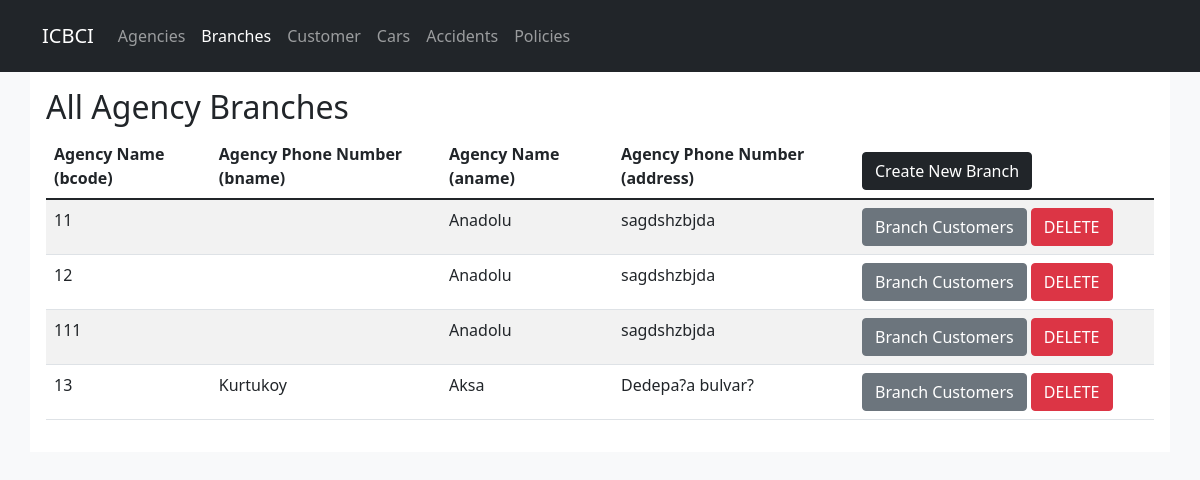
/ICBCI/branch.php, run on the app's committed database.
### tables this page shows
CREATE TABLE `agencybranches` (
  `bcode` int(11) NOT NULL,
  `bname` varchar(50) DEFAULT NULL,
  `aname` varchar(100) DEFAULT NULL,
  `address` varchar(100) DEFAULT NULL
);

### ICBCI/branch.php (the view, shortened to what this page needs)
<?php
  include "config.php";
?>
<!DOCTYPE html>
<html>
<head>
    <link href="https://cdn.jsdelivr.net/npm/bootstrap@5.1.3/dist/css/bootstrap.min.css" rel="stylesheet">
</head>
<body class="bg-light">
  <nav class="navbar navbar-expand-lg navbar-dark bg-dark p-3">
    <div class="container">
    <a class="navbar-brand" href="#">ICBCI</a>
    <div class="collapse navbar-collapse" id="navbarSupportedContent">
      <ul class="navbar-nav mr-auto">
        <li class="nav-item">
          <a class="nav-link" href="agency.php">Agencies</a>
        </li>
        <li class="nav-item">
          <a class="nav-link active" href="branch.php">Branches</a>
        </li>
        <li class="nav-item">
          <a class="nav-link" href="customer.php">Customer</a>
        </li>
        <li class="nav-item">
          <a class="nav-link" href="car.php">Cars</a>
        </li>
        <li class="nav-item">
          <a class="nav-link" href="accident.php">Accidents</a>
        </li>
        <li class="nav-item">
          <a class="nav-link" href="policy.php">Policies</a>
        </li>
      </ul>
    </div>
    </div>
  </nav>
  <div class="container bg-white p-3">
    <?php
      if(isset($_GET['aname'])) {
        echo '<h2>Branches of '.$_GET['aname'].'</h2>';
      }else{
        echo '<h2>All Agency Branches</h2>';
      }
    ?>
    <table class="table table-striped ">
      <thead>
        <tr>
          <th scope="col">Agency Name (bcode)</th>
          <th scope="col">Agency Phone Number (bname)</th>
          <th scope="col">Agency Name (aname)</th>
          <th scope="col">Agency Phone Number (address)</th>
          <th scope="col" width="300px"><a href="branch_new.php" class="btn btn-dark">Create New Branch</a></th>
        </tr>
      </thead>
      <tbody>
        <?php
        if(isset($_GET['aname'])){
          $aname = $_GET['aname'];
          $sql_statement = "SELECT * FROM agencybranches WHERE aname='$aname' ORDER BY aname desc";
          $branches   = mysqli_query($db, $sql_statement);
          foreach($branches as $branch){
            echo '<tr>';
            echo '<td>' . $branch['bcode'] . '</td>';
            echo '<td>' . $branch['bname'] . '</td>';
            echo '<td>' . $branch['aname'] . '</td>';
            echo '<td>' . $branch['address'] . '</td>';
            echo '<td><a href="customer.php?bcode='.$branch['bcode'].'" class="btn btn-secondary">Branch Customers</a>
                  <a href="branch_delete.php?bcode='.$branch['bcode'].'" class="btn btn-danger">DELETE</a></td>';
            echo '</tr>';
          }
        }else{
          $sql_statement = "SELECT bcode, bname, aname, address FROM agencybranches ORDER BY aname desc";
          $branches   = mysqli_query($db, $sql_statement);
          foreach($branches as $branch){
            echo '<tr>';
            echo '<td>' . $branch['bcode'] . '</td>';
            echo '<td>' . $branch['bname'] . '</td>';
            echo '<td>' . $branch['aname'] . '</td>';
            echo '<td>' . $branch['address'] . '</td>';
            echo '<td><a href="customer.php?bcode='.$branch['bcode'].'" class="btn btn-secondary">Branch Customers</a>
                  <a href="branch_delete.php?bcode='.$branch['bcode'].'" class="btn btn-danger">DELETE</a></td>';
            echo '</tr>';
          }
        }
        ?>
      </tbody>
    </table>
  </div>
</body>
</html>

### data on the page
agencybranches: bcode "11", aname "Anadolu", address "sagdshzbjda"
agencybranches: bcode "12", aname "Anadolu", address "sagdshzbjda"
agencybranches: bcode "111", aname "Anadolu", address "sagdshzbjda"
agencybranches: bcode "13", bname "Kurtukoy", aname "Aksa", address "Dedepa?a bulvar?"
